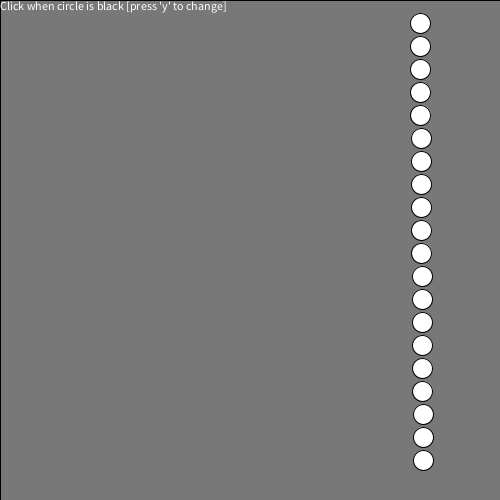
Frame 1 (no input)
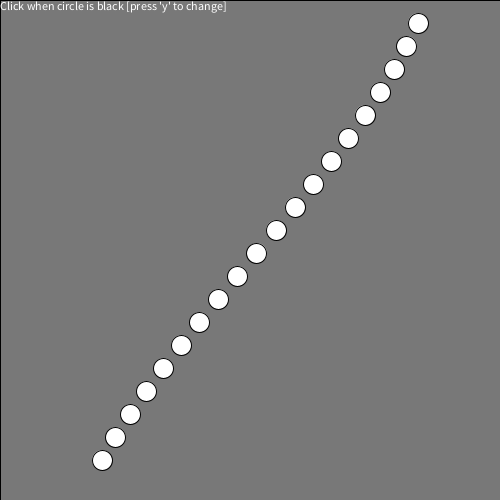
Frame 60 (the mouse pressed at the canvas centre just before this capture)
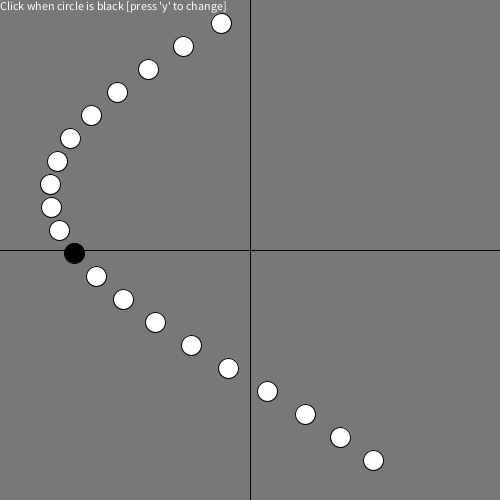
Frame 120 (the mouse held since frame 60 and released just before this capture)

The Processing sketch that drew these frames (run headless with seeded random() and noise(); from frame 60 on, the mouse is pressed at the canvas centre):

// Processing sketch: processing_151742
// ── processing_151742.pde

/*
 * Creative Coding
 * Week 3, 02 - array with sin()
 * by Indae Hwang and Jon McCormack
 * Copyright (c) 2014 Monash University
 *
 * This program demonstrates the use of arrays.
 * It creates three arrays that store the y-position, speed and phase of some oscillating circles.
 * You can change the number of circles by changing the value of num in setup()
 * You can change the background colour by holding the left mouse button and dragging.
 * 
 */

int     num;         // the number of items in the array (# of circles)

boolean clickInside; // I ADDED THIS flag to choose whether you have to click inside circle to stop it or not

float[] x;           // I ADDED THIS to store the x-position of each circle
float[] y;           // y-position of each circle (fixed)
float[] speed;       // speed of each circle
float[] phase;       // phase of each circle

float red = 120;
float green = 120;
float blue = 120;

int ellipseDiameter = 20;  // I ADDED THIS to enable you to change the size of the balls

void setup() {
  size(500, 500);

  num = 20; // I CHANGED THIS

  // I ADDED THE FOLLOWING LINE
  // Set to false so that user can click anywhere near the circle y-position to stop and start the motion
  clickInside = false;

  // allocate space for each array
  x = new float[num]; // <<<< I ADDED THIS
  y = new float[num];
  speed = new float[num];
  phase = new float[num]; 

  // calculate the gap in y based on the number of circles
  float gap = height / (num + 1);

  //setup an initial value for each item in the array
  for (int i=0; i<num; i++) {
    y[i] = gap * (i + 1);      // y is constant for each so can be calculated once
    speed[i] = map(y[i], 0, height, 1, 3); // random(10); // <<<< I CHANGED THIS to set speed based on y-position
    phase[i] = 1; // random(TWO_PI); // <<<< I CHANGED THIS
  }
}


void draw() {
  background(red, green, blue);

  for (int i=0; i<num; i++) {
    // calculate the x-position of each ball based on the speed, phase and current frame
    if (speed[i] > 0) { // <<<< I ADDED THIS to only change x[i] when circle is in motion
      x[i] = width/2 + sin(radians(frameCount*speed[i] ) + phase[i])* 200;
    } // end if

    // I ADDED THIS to show which circle would be stopped on mouse click by colouring it black
    if ( mouseY > y[i]-(ellipseDiameter/2) && mouseY < y[i]+(ellipseDiameter/2) ) {
      fill(0);
    } else {
      fill(255);
    }


    ellipse(x[i], y[i], ellipseDiameter, ellipseDiameter);

    line ( 0, mouseY, width, mouseY ); // I ADDED THIS to draw horizontal line through mouse pointer
    line ( mouseX, 0, mouseX, height ); // I ADDED THIS to draw vertical line through mouse pointer
  }

  // I ADDED THIS to display whether you have to click
  // inside the circle or anywhere near y[i]
  fill(255);
  if (clickInside) {
    text("Click inside the circle [press 'y' to change]", 0,10);
  } else {
    text("Click when circle is black [press 'y' to change]", 0, 10);
  } // inf if (clickInside)
}


// change the background colour if the mouse is dragged
void mouseDragged() {
  red = map(mouseX, 0, width, 0, 255);
  green = map(mouseY, 0, height, 0, 255);
  blue = map(mouseX+mouseY, 0, width+height, 255, 0);
}

// I ADDED THIS function below to stop and start the circles
void mouseClicked() {
  for (int i=0; i<num; i++) {

    if (clickInside) { // if you have selected to click the circle do the following
      // stop circle if mouse pointer is inside circle as per exercise requirements
      if ( dist(mouseX, mouseY, x[i], y[i]) < ellipseDiameter ) {
        if (speed[i] == 0) {
          speed[i] = map(y[i], 0, height, 1, 3); // set speed based on y-position to restart circle movement
        } else {
          speed[i] = 0; // set speed to zero to stop ball
        } // end if speed[]
      } // end if dist()
    } else {  // if you have selected to click near y[i] do the following
      // stop circle if mouseY is near y[i]
      if ( mouseY > y[i] - (ellipseDiameter/2) && mouseY < y[i] + (ellipseDiameter/2) ) {
        if (speed[i] == 0) {
          speed[i] = map(y[i], 0, height, 1, 3); // set speed based on y-position to restart circle movement
        } else {
          speed[i] = 0; // set speed to zero to stop ball
        } // end if speed[]
      } // end if mouseY
    } // end for (i)
  }
}

// I added the function below to switch between having
// to click inside the circle or if mouseY is near y[i]
void keyPressed() {
  if ( key == 'y') {
    if (clickInside == false) {
      clickInside = true;
    } else {
      clickInside = false;
    } // end if clickInside
  } // end if key
} // end keyPressed()
